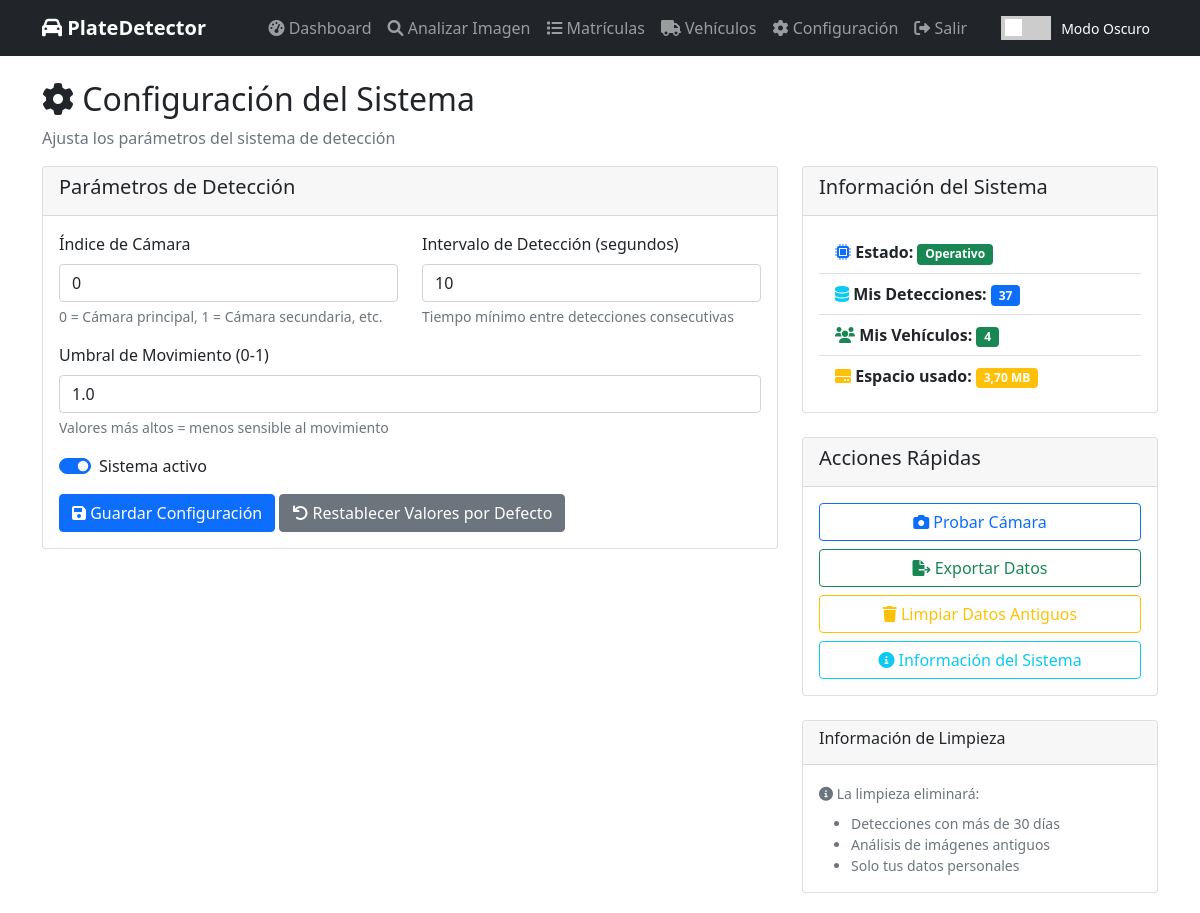
Before: /settings/ (signed in) with the older database file.
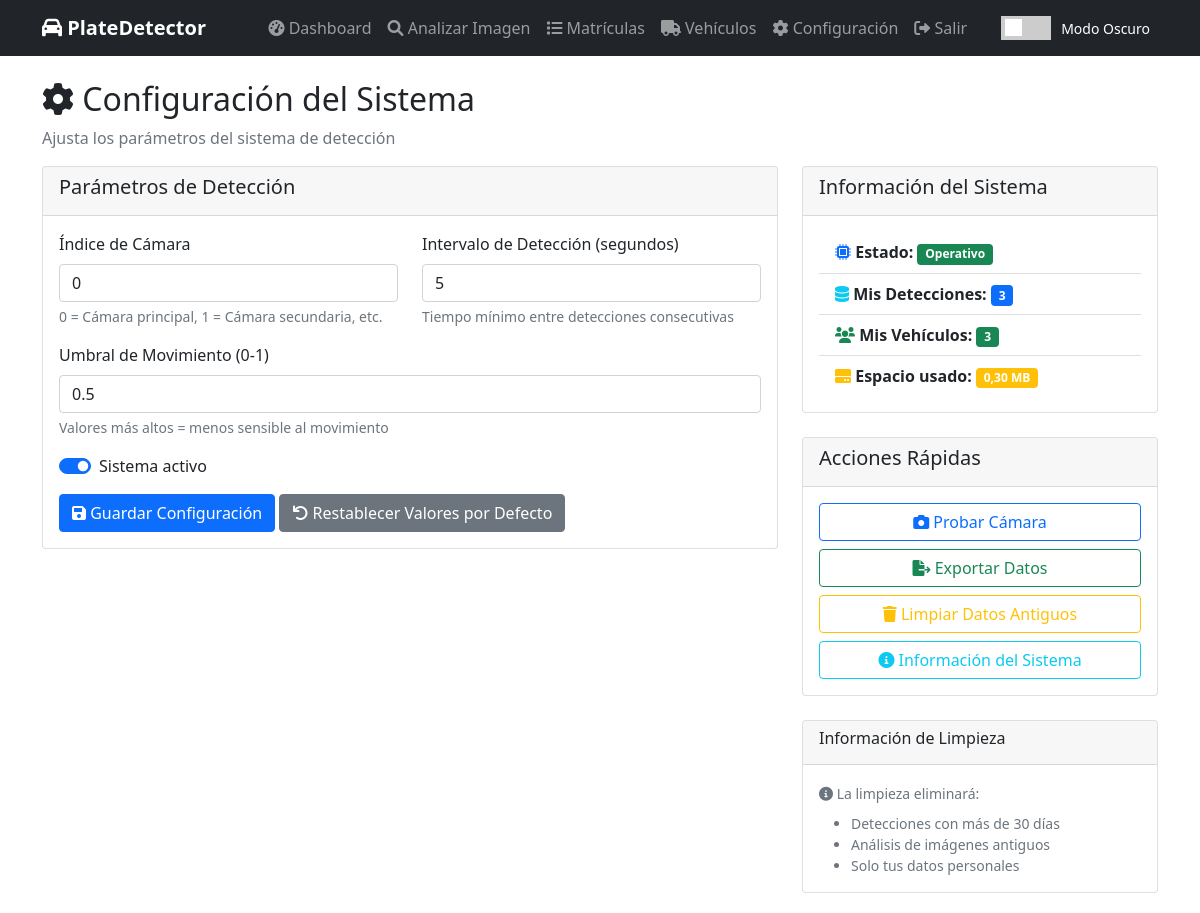
After: the same page with the newer database file.
### plate_detector/models.py (models this page shows, shortened)
class DetectionSettings(models.Model):
    motion_threshold = models.FloatField(default=0.5)
    camera_index = models.IntegerField(default=0)
    detection_interval = models.IntegerField(default=5)
    is_active = models.BooleanField(default=True)

### plate_detector/views.py (the view)
# urls.py: path('settings/', views.settings_view, name='settings'),
@login_required
def settings_view(request):
    settings_obj, created = DetectionSettings.objects.get_or_create(id=1)
    if request.method == 'POST':
        form = SettingsForm(request.POST, instance=settings_obj)
        if form.is_valid():
            form.save()
            return redirect('settings')
    else:
        form = SettingsForm(instance=settings_obj)
    total_detections = PlateDetection.objects.count()
    total_vehicles = Vehicle.objects.count()
    return render(request, 'settings.html', {
        'form': form,
        'total_detections': total_detections,
        'total_vehicles': total_vehicles,
        'storage_used': total_detections * 0.1  # Estimación simple
    })

### plate_detector/forms.py
class SettingsForm(forms.ModelForm):
    class Meta:
        model = DetectionSettings
        fields = ['motion_threshold', 'camera_index', 'detection_interval', 'is_active']
        widgets = {
            'motion_threshold': forms.NumberInput(attrs={'class': 'form-control', 'step': '0.1'}),
            'camera_index': forms.NumberInput(attrs={'class': 'form-control'}),
            'detection_interval': forms.NumberInput(attrs={'class': 'form-control'}),
            'is_active': forms.CheckboxInput(attrs={'class': 'form-check-input'}),
        }

### plate_detector/templates/settings.html (shortened to what the changed rows need)
{% extends 'base.html' %}
{% block content %}
<div class="row">
    <div class="col-md-12">
        <h2><i class="fas fa-cog"></i> Configuración del Sistema</h2>
    </div>
</div>
<div class="row">
    <div class="col-md-8">
        <div class="card">
            <div class="card-body">
                <form method="post">
                    <div class="row">
                        <div class="col-md-6">
                            <div class="mb-3">
                                <label for="id_camera_index" class="form-label">Índice de Cámara</label>
                                {{ form.camera_index }}
                                <div class="form-text">
                                    0 = Cámara principal, 1 = Cámara secundaria, etc.
                                </div>
                            </div>
                        </div>
                        <div class="col-md-6">
                            <div class="mb-3">
                                <label for="id_detection_interval" class="form-label">Intervalo de Detección (segundos)</label>
                                {{ form.detection_interval }}
                                <div class="form-text">
                                    Tiempo mínimo entre detecciones consecutivas
                                </div>
                            </div>
                        </div>
                    </div>
                    <div class="mb-3">
                        <label for="id_motion_threshold" class="form-label">Umbral de Movimiento (0-1)</label>
                                {{ form.motion_threshold }}
                        <div class="form-text">
                            Valores más altos = menos sensible al movimiento
                        </div>
                    </div>
                    <div class="mb-3 form-check form-switch">
                        {{ form.is_active }}
                        <label class="form-check-label" for="id_is_active">
                            Sistema activo
                        </label>
                    </div>
                </form>
            </div>
        </div>
    </div>
    <div class="col-md-4">
        <div class="card">
            <div class="card-body">
                <div class="list-group list-group-flush">
                    <div class="list-group-item">
                        <i class="fas fa-database text-info"></i>
                        <strong>Mis Detecciones:</strong>
                        <span class="badge bg-primary">{{ total_detections }}</span>
                    </div>
                    <div class="list-group-item">
                        <i class="fas fa-users text-success"></i>
                        <strong>Mis Vehículos:</strong>
                        <span class="badge bg-success">{{ total_vehicles }}</span>
                    </div>
                    <div class="list-group-item">
                        <i class="fas fa-hdd text-warning"></i>
                        <strong>Espacio usado:</strong>
                        <span class="badge bg-warning">{{ storage_used|floatformat:2 }} MB</span>
                    </div>
                </div>
            </div>
        </div>
    </div>
</div>
{% endblock %}

Changed rows visible on the page:
changed DetectionSettings: detection_interval "10" → "5"; motion_threshold "1.0" → "0.5"
Other visible differences:
{{ total_detections }}: "37" → "3"
{{ total_vehicles }}: "4" → "3"
{{ storage_used|floatformat:2 }}: "3,70" → "0,30"
